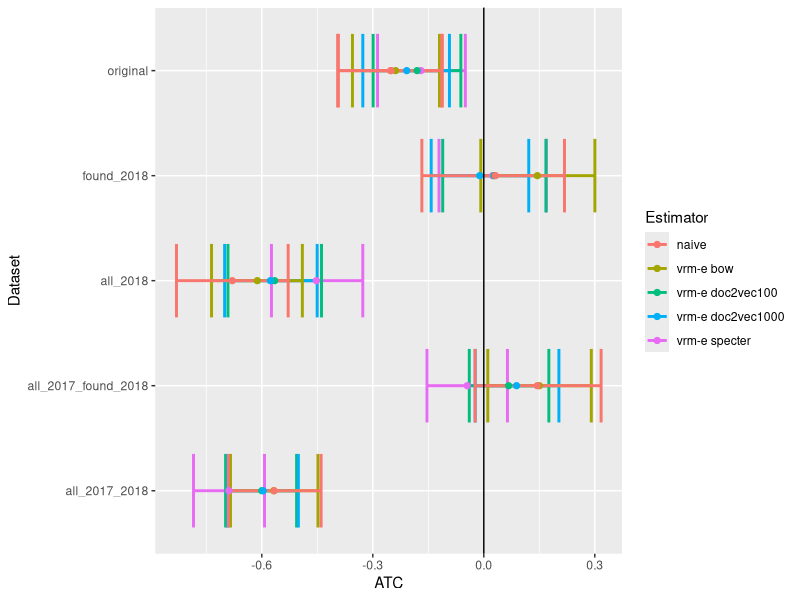
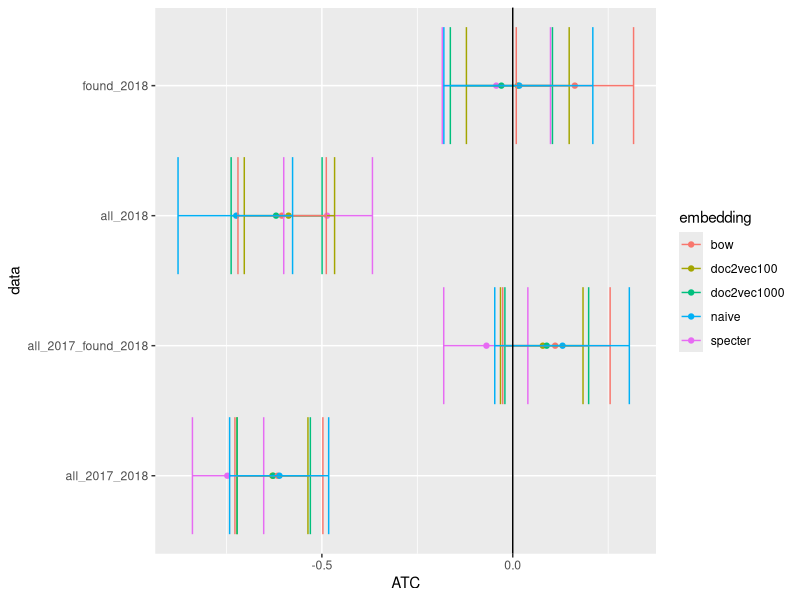
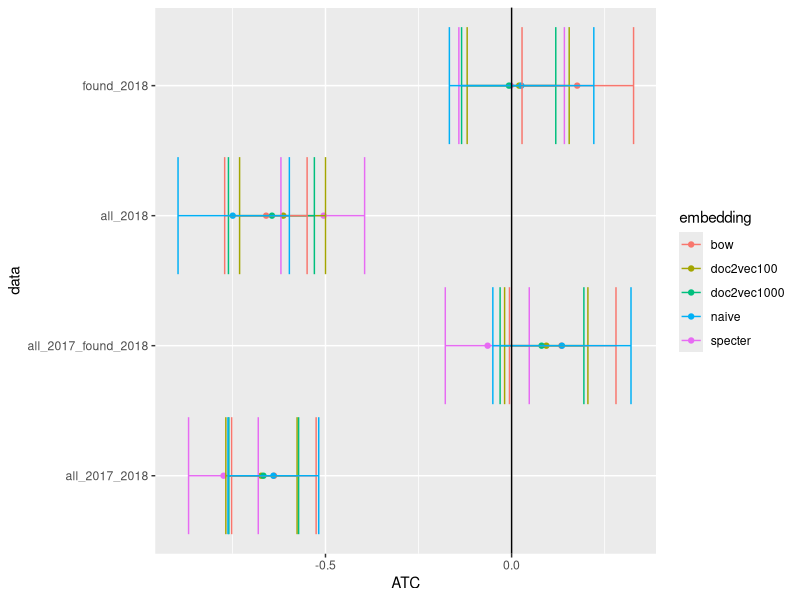
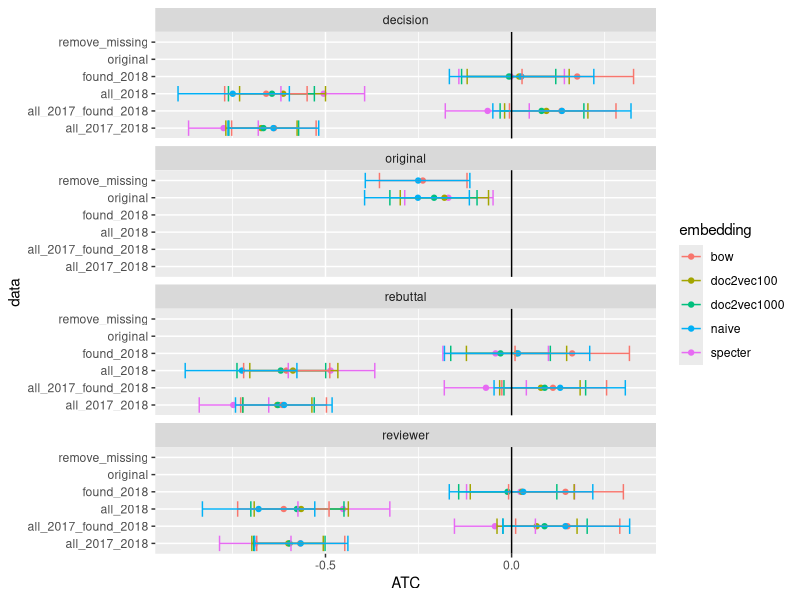
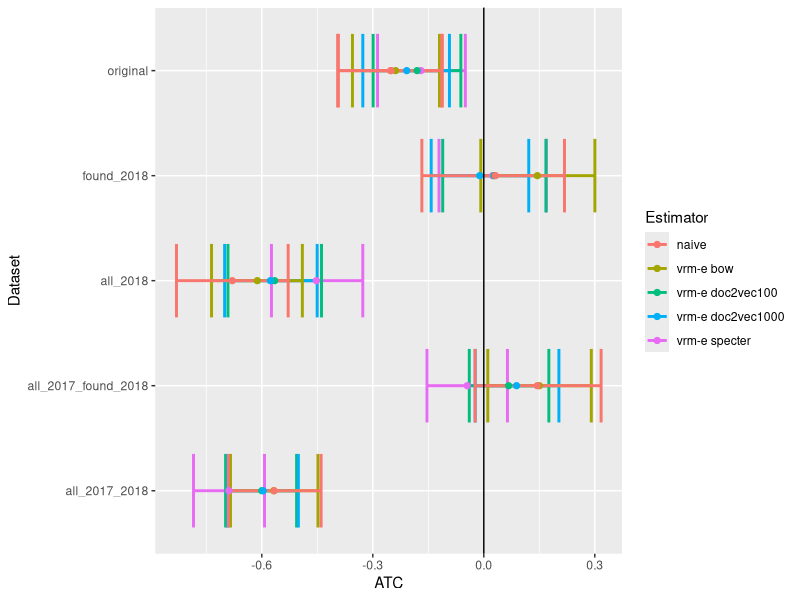

Recreate these plots in R, in order.
## ---- chunk 1
knitr::opts_chunk$set(echo = TRUE)
library(tidyverse)
## ---- chunk 2
results = read.csv("atc_results.csv", header = T)
results_comp = results
## ---- chunk 3
# Create a new dataframe for the 'naive' rows
colnames(results)[colnames(results) == "vrmeATC"] <- "ATC"
colnames(results)[colnames(results) == "vrmeLCI"] <- "LCI"
colnames(results)[colnames(results) == "vrmeUCI"] <- "UCI"


naive_rows <- data.frame(
  embedding = "naive",
  date = results$date,
  data = results$data,
  ATC = results$naiveATC,
  LCI = results$naiveLCI,
  UCI = results$naiveUCI
)

# Select only the necessary columns from the original results
results_vrme <- results[, c("embedding", "date", "data", "ATC", "LCI", "UCI")]

# Combine the 'naive' rows with the original results (now with renamed VRM-E columns)
final_results <- rbind(results_vrme, naive_rows)

# Optionally, you may want to order or sort the rows
#final_results <- final_results[order(final_results$date, final_results$data, final_results$embedding), ]
## ---- chunk 4
# Remove duplicate rows based on the combination of embedding, date, and data columns
final_results <- final_results |>
  distinct(embedding, date, data, .keep_all = TRUE) |>
  mutate(embedding = sub("_.*", "", embedding)) |>
  mutate(embedding = ifelse(embedding == "df", "specter", embedding))
  
head(final_results)
## ---- chunk 5
results_reviewer = final_results |> 
  filter(date == "reviewer"  | date == "original") |>
  mutate(data = ifelse(data == "remove_missing", "original", data)) |>
  mutate(estimator = ifelse(embedding == "naive", embedding, paste0("vrm-e ", embedding)))
  

plot_results = 
  results_reviewer |> ggplot(aes(x = ATC, y = data, color = estimator)) +
  geom_errorbarh(aes(xmax = UCI, xmin = LCI, height = 0.7), linewidth = 1)  +
  geom_point(size = 1.8) +
  geom_vline(xintercept = 0, color = "black") +
  labs(y = "Dataset", color = "Estimator") 

plot_results

ggsave("figs/atc.pdf", plot = plot_results, height = 4, width = 10, dpi = 300)

## ---- chunk 6
raw_reviewer_found_2018 = read.csv("data/reviewer_found_2018/df_submission_rating.csv", header = T)
raw_reviewer_all_2018 = read.csv("data/reviewer_all_2018/df_submission_rating.csv", header = T)
raw_reviewer_all_2017_found_2018 = read.csv("data/reviewer_all_2017_found_2018/df_submission_rating.csv", header = T)
raw_reviewer_all_2017_2018 = read.csv("data/reviewer_all_2017_2018/df_submission_rating.csv", header = T)

## ---- chunk 7
raw_reviewer_all_2018 |> 
  group_by(conf_year) |>
  summarise(score = mean(AVG_rating))
  
## ---- chunk 8
results_rebuttal= final_results |> filter(date == "rebuttal")

results_rebuttal |> ggplot(aes(x = ATC, y = data, color = embedding)) +
  geom_point() +
  geom_errorbarh(aes(xmax = UCI, xmin = LCI))  +
  geom_vline(xintercept = 0, color = "black")
## ---- chunk 9
results_decision= final_results |> filter(date == "decision")

results_decision |> ggplot(aes(x = ATC, y = data, color = embedding)) +
  geom_point() +
  geom_errorbarh(aes(xmax = UCI, xmin = LCI))  +
  geom_vline(xintercept = 0, color = "black")
## ---- chunk 10
final_results |> ggplot(aes(x = ATC, y = data, color = embedding)) +
  geom_point() +
  geom_errorbarh(aes(xmax = UCI, xmin = LCI))  +
  geom_vline(xintercept = 0, color = "black") +
  facet_wrap(~date, ncol = 1)
  
